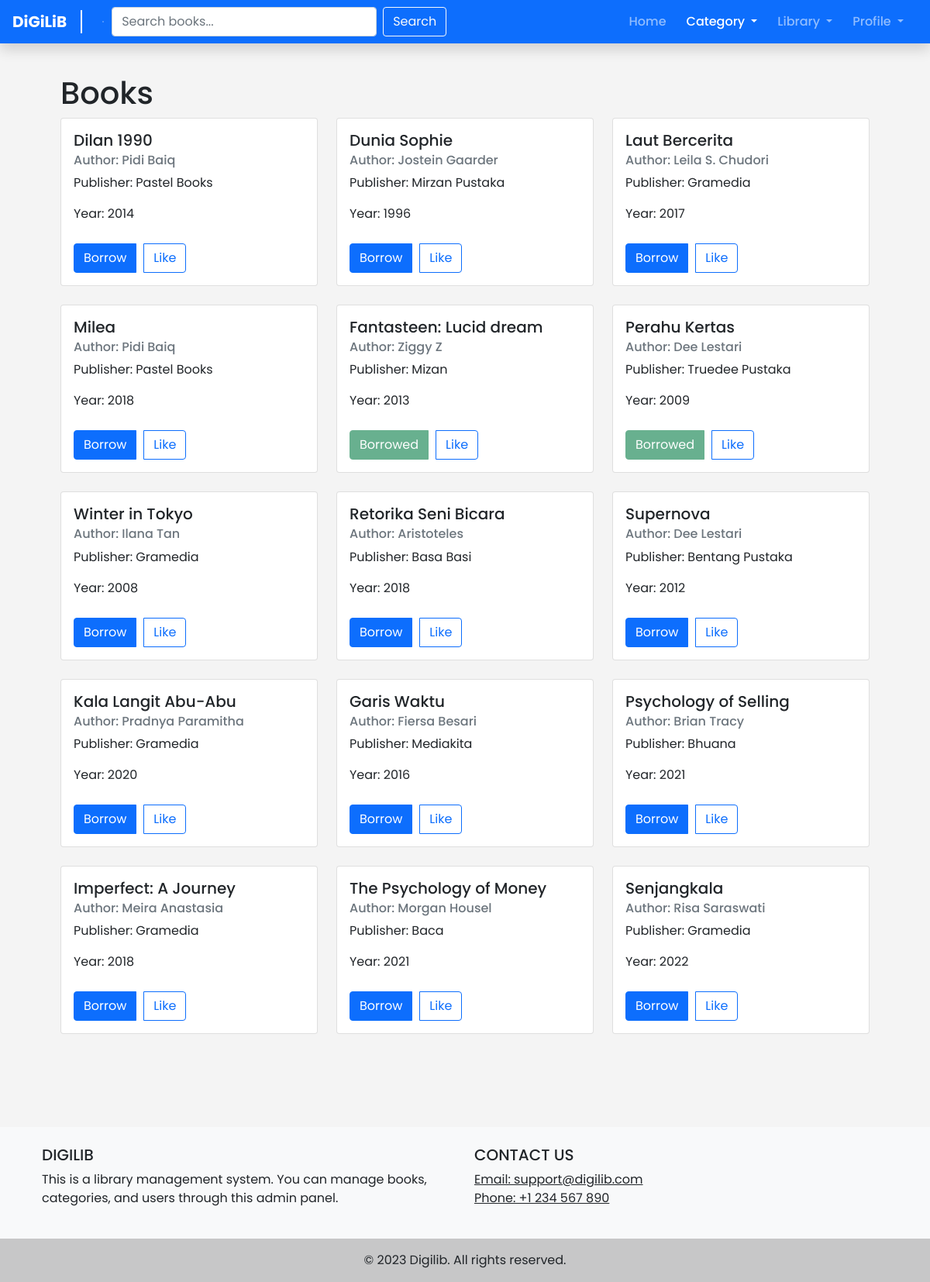
The page /user/book.php (signed in) on the database its author committed.
### tables this page shows
CREATE TABLE `buku` (
  `id_buku` int(11) NOT NULL,
  `judul_buku` varchar(100) NOT NULL,
  `pengarang` varchar(100) NOT NULL,
  `penerbit` varchar(100) NOT NULL,
  `tahun_terbit` varchar(5) NOT NULL,
  `status` tinyint(1) NOT NULL DEFAULT 0,
  `id_kategori` int(11) NOT NULL,
  `file_pdf` varchar(255) DEFAULT NULL
);

### includes/functions.php (called while the page is built, shortened)
<?php
function check_login($conn)
{
    if(isset($_SESSION['user_id']))
    {
        $id = $_SESSION['user_id'];
        $query = "SELECT * FROM users WHERE id_user = '$id' limit 1";
        $result = mysqli_query($conn, $query);
        if($result && mysqli_num_rows($result) > 0)
        {
            $user_data = mysqli_fetch_assoc($result);
            return $user_data;
        }
    }
    die;
}
?>

### user/book.php (the view, shortened to what this page needs)
<?php
include("../includes/config.php");
include("../includes/functions.php");
$user_data = check_login($conn);
$search = '';
if (isset($_GET['search'])) {
    $search = $_GET['search'];
    $query = "
        SELECT
            buku.id_buku,
            buku.judul_buku,
            buku.pengarang,
            buku.penerbit,
            buku.tahun_terbit,
            kategori.nama_kategori,
            buku.status
        FROM buku
        LEFT JOIN kategori ON buku.id_kategori = kategori.id_kategori
        WHERE buku.judul_buku LIKE '%$search%'
    ";
} else {
    $query = "
        SELECT
            buku.id_buku,
            buku.judul_buku,
            buku.pengarang,
            buku.penerbit,
            buku.tahun_terbit,
            kategori.nama_kategori,
            buku.status
        FROM buku
        LEFT JOIN kategori ON buku.id_kategori = kategori.id_kategori
    ";
}
$result = mysqli_query($conn, $query);
?>
<!DOCTYPE html>
<html lang="en">
<head>
    <link href="../assets/css/bootstrap.min.css" rel="stylesheet">
</head>
<body>
<nav class="navbar navbar-expand-lg navbar-dark shadow fixed-top bg-primary">
  <div class="container container-nav">
    <a class="navbar-brand" href="#">DiGiLiB</a>
    <hr style="margin: 0 10px; border: 1px solid #fff;">
    <div class="collapse navbar-collapse" id="navbarNav">
      <form class="d-flex me-auto" method="GET" action="book.php">
        <input class="form-control me-2" type="search" placeholder="Search books..." name="search"
          value="<?php echo $search; ?>">
        <button class="btn btn-outline-light" type="submit">Search</button>
      </form>
      <ul class="navbar-nav ms-auto mb-8 mb-lg-0">
        <li class="nav-item">
          <a class="nav-link" aria-current="page" href="index.php">Home</a>
        </li>
        <li class="nav-item dropdown">
          <a class="nav-link dropdown-toggle active" href="#" id="categoryDropdown" role="button" data-bs-toggle="dropdown" aria-expanded="false">
              Category
          </a>
        </li>
        <li class="nav-item dropdown">
          <a class="nav-link dropdown-toggle" href="#" id="navbarDropdown" role="button" data-bs-toggle="dropdown" aria-expanded="false">
            Library
          </a>
        </li>
        <li class="nav-item dropdown">
          <a class="nav-link dropdown-toggle" id="navbarDropdown" role="button" data-bs-toggle="dropdown" aria-expanded="false" href="user_profile.php">
            Profile
          </a>
        </li>
      </ul>
    </div>
  </div>
</nav>
<div class="container p-5 mt-5">
        <?php
        if (isset($_GET['category'])) {
            $category_id = $_GET['category'];
            $query_kategori = "SELECT nama_kategori FROM kategori WHERE id_kategori = '$category_id'";
            $result_kategori = mysqli_query($conn, $query_kategori);
            if ($result_kategori && mysqli_num_rows($result_kategori) > 0) {
                $kategori = mysqli_fetch_assoc($result_kategori)['nama_kategori'];
                echo "<h1>Books - Category: $kategori</h1>";
            } else {
                echo "<h1>Books - Category Not Found</h1>";
            }
        } else {
            echo "<h1>Books</h1>";
        }
        ?>
        <div class="row">
            <?php while ($book = mysqli_fetch_assoc($result)) { ?>
            <div class="col-md-4">
                <div class="card mb-4">
                    <div class="card-body">
                        <h5 class="card-title"><?php echo $book['judul_buku']; ?></h5>
                        <h6 class="card-subtitle mb-2 text-muted">Author: <?php echo $book['pengarang']; ?></h6>
                        <p class="card-text">Publisher: <?php echo $book['penerbit']; ?></p>
                        <p class="card-text">Year: <?php echo $book['tahun_terbit']; ?></p>
                        <form method="POST" action="">
                            <div class="btn-group">
                                <?php if ($book['status'] == 0) { ?>
                                <button type="submit" class="btn btn-primary" name="borrow_book">Borrow</button>
                                <?php } else { ?>
                                <button type="button" class="btn btn-success" disabled>Borrowed</button>
                                <?php } ?>
                                <?php
                                    $query_check_favorite = "SELECT * FROM favorite_buku WHERE id_buku = '{$book['id_buku']}' AND id_user = '{$user_data['id_user']}'";
                                    $result_check_favorite = mysqli_query($conn, $query_check_favorite);
                                    if (mysqli_num_rows($result_check_favorite) > 0) {
                                        echo '<button type="submit" class="btn btn-outline-primary" name="like_book">Unlike</button>';
                                    } else {
                                        echo '<button type="submit" class="btn btn-outline-primary" name="like_book">Like</button>';
                                    }
                                ?>
                            </div>
                        </form>
                    </div>
                </div>
            </div>
            <?php } ?>
        </div>
    </div>
    <footer class="bg-light text-center text-lg-start mt-5">
        <div class="container p-4">
            <div class="row">
                <div class="col-lg-6 col-md-12 mb-4 mb-md-0">
                    <h5 class="text-uppercase">Digilib</h5>
                    <p>This is a library management system. You can manage books, categories, and users through this
                        admin panel.</p>
                </div>
                <div class="col-lg-6 col-md-12 mb-4 mb-md-0">
                    <h5 class="text-uppercase">Contact Us</h5>
                    <ul class="list-unstyled mb-0">
                        <li><a href="#!" class="text-dark">Email: support@digilib.com</a></li>
                        <li><a href="#!" class="text-dark">Phone: +1 234 567 890</a></li>
                    </ul>
                </div>
            </div>
        </div>
        <div class="text-center p-3" style="background-color: rgba(0, 0, 0, 0.2);">
            &copy; 2023 Digilib. All rights reserved.
        </div>
    </footer>
</body>
</html>

### user/book.php (style rules this page uses)
body { font-family: 'Poppins', sans-serif; background-color: #f4f4f4; }
.navbar-nav .nav-item { margin-right: 10px; }
.navbar-nav .nav-link { font-weight: 500; }
.navbar-brand { font-weight: 700; position: relative; padding-right: 20px; }
.navbar-brand::after { content: ''; position: absolute; right: 0; top: 50%; transform: translateY(-50%); width: 2px; height: 30px; background-color: #fff; }
.navbar { padding: 0.5rem 1rem; }
.navbar-nav { margin-left: auto; }
.container-nav { max-width: 100%; padding-left: 0; padding-right: 0; }
.card-body .btn-group { margin-top: 10px; }
.card-body .btn { margin-right: 10px; }

### rows shown on the page
buku: judul_buku "Dilan 1990", pengarang "Pidi Baiq", penerbit "Pastel Books", tahun_terbit "2014", status "Borrow"
buku: judul_buku "Dunia Sophie", pengarang "Jostein Gaarder", penerbit "Mirzan Pustaka", tahun_terbit "1996", status "Borrow"
buku: judul_buku "Laut Bercerita", pengarang "Leila S. Chudori", penerbit "Gramedia", tahun_terbit "2017", status "Borrow"
buku: judul_buku "Milea", pengarang "Pidi Baiq", penerbit "Pastel Books", tahun_terbit "2018", status "Borrow"
buku: judul_buku "Fantasteen: Lucid dream", pengarang "Ziggy Z", penerbit "Mizan", tahun_terbit "2013", status "Borrowed"
buku: judul_buku "Perahu Kertas", pengarang "Dee Lestari", penerbit "Truedee Pustaka", tahun_terbit "2009", status "Borrowed"
buku: judul_buku "Winter in Tokyo", pengarang "Ilana Tan", penerbit "Gramedia", tahun_terbit "2008", status "Borrow"
buku: judul_buku "Retorika Seni Bicara", pengarang "Aristoteles", penerbit "Basa Basi", tahun_terbit "2018", status "Borrow"
buku: judul_buku "Supernova", pengarang "Dee Lestari", penerbit "Bentang Pustaka", tahun_terbit "2012", status "Borrow"
buku: judul_buku "Kala Langit Abu-Abu", pengarang "Pradnya Paramitha", penerbit "Gramedia", tahun_terbit "2020", status "Borrow"
buku: judul_buku "Garis Waktu", pengarang "Fiersa Besari", penerbit "Mediakita", tahun_terbit "2016", status "Borrow"
buku: judul_buku "Psychology of Selling", pengarang "Brian Tracy", penerbit "Bhuana", tahun_terbit "2021", status "Borrow"
buku: judul_buku "Imperfect: A Journey", pengarang "Meira Anastasia", penerbit "Gramedia", tahun_terbit "2018", status "Borrow"
buku: judul_buku "The Psychology of Money", pengarang "Morgan Housel", penerbit "Baca", tahun_terbit "2021", status "Borrow"
buku: judul_buku "Senjangkala", pengarang "Risa Saraswati", penerbit "Gramedia", tahun_terbit "2022", status "Borrow"
